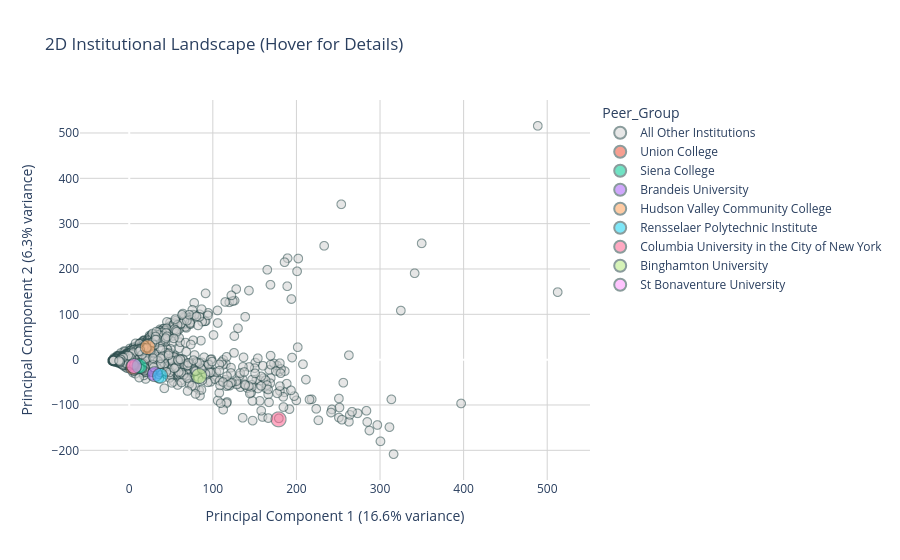

Write notebook code for a chart like this one.
### Code cell
import plotly.express as px

# Plot 2D PCA with highlighted institutions

# Define the institutions to highlight by unitid 
highlight_unitids = [196866, # Union
                     165015, # Brandeis
                     196079, # Binghamton
                     194824, # RPI
                     195474, # Siena
                     195164, # Saint Bonaventure
                     191719, # HVCC
                     190150] # Columbia University

db_cleaned = db.fillna(0)

cols_to_exclude = ['unitid', 'year', 'institution_name', 'city', 'state', 'carnegie', 'sector', 'control']
numeric_cols = [col for col in db_cleaned.columns if col not in cols_to_exclude and pd.api.types.is_numeric_dtype(db_cleaned[col])]

X = db_cleaned[numeric_cols].copy()

X = db_cleaned[numeric_cols].copy()
scaler = StandardScaler()
X_scaled = scaler.fit_transform(X)

pca_2d = PCA(n_components=2)
X_pca_2d = pca_2d.fit_transform(X_scaled)

db['PC1'] = X_pca_2d[:, 0]
db['PC2'] = X_pca_2d[:, 1]

db['Peer_Group'] = 'All Other Institutions'
db['Marker_Size'] = 5 

highlight_mask = db['unitid'].isin(highlight_unitids)
db.loc[highlight_mask, 'Peer_Group'] = db['institution_name']
db.loc[highlight_mask, 'Marker_Size'] = 15

db = db.sort_values('Marker_Size')

fig = px.scatter(
    db,
    x='PC1',
    y='PC2',
    color='Peer_Group',
    size='Marker_Size', 
    size_max=15,       
    hover_name='institution_name',
    hover_data={
        'PC1': False,          
        'PC2': False,         
        'Peer_Group': False,  
        'Marker_Size': False,  
        'unitid': True,       
    },
    color_discrete_map={
        'All Other Institutions': 'lightgray'
    },
    title='2D Institutional Landscape (Hover for Details)',
    labels={
        'PC1': f'Principal Component 1 ({pca_2d.explained_variance_ratio_[0]:.1%} variance)',
        'PC2': f'Principal Component 2 ({pca_2d.explained_variance_ratio_[1]:.1%} variance)'
    }
)

fig.update_traces(marker=dict(line=dict(width=1, color='DarkSlateGrey')), opacity=0.8)
fig.update_layout(
    plot_bgcolor='white',
    xaxis=dict(showgrid=True, gridcolor='lightgray', scaleratio=1),
    yaxis=dict(showgrid=True, gridcolor='lightgray', scaleratio=1),
)

fig.show()

### Figure 1 — Plotly figure (JSON) as saved in the notebook; plotly's stock layout.template omitted (floating-point values rounded to 4 significant figures; data arrays with more than 128 entries replaced by an {"elided": "..."} marker saying what was removed)
{"data": [{"customdata": {"elided": "6155x3 mixed values"}, "hovertemplate": "<b>%{hovertext}</b><br><br>unitid=%{customdata[2]}<extra></extra>", "hovertext": {"elided": "6155 str values"}, "legendgroup": "All Other Institutions", "marker": {"color": "lightgray", "line": {"color": "DarkSlateGrey", "width": 1}, "size": {"elided": "6155 int values"}, "sizemode": "area", "sizeref": 0.06667, "symbol": "circle"}, "mode": "markers", "name": "All Other Institutions", "opacity": 0.8, "showlegend": true, "type": "scattergl", "x": {"elided": "6155 float values"}, "xaxis": "x", "y": {"elided": "6155 float values"}, "yaxis": "y"}, {"customdata": [["Union College", 15, 196866]], "hovertemplate": "<b>%{hovertext}</b><br><br>unitid=%{customdata[2]}<extra></extra>", "hovertext": ["Union College"], "legendgroup": "Union College", "marker": {"color": "#EF553B", "line": {"color": "DarkSlateGrey", "width": 1}, "size": [15], "sizemode": "area", "sizeref": 0.06667, "symbol": "circle"}, "mode": "markers", "name": "Union College", "opacity": 0.8, "showlegend": true, "type": "scattergl", "x": [4.593], "xaxis": "x", "y": [-17.1], "yaxis": "y"}, {"customdata": [["Siena College", 15, 195474]], "hovertemplate": "<b>%{hovertext}</b><br><br>unitid=%{customdata[2]}<extra></extra>", "hovertext": ["Siena College"], "legendgroup": "Siena College", "marker": {"color": "#00cc96", "line": {"color": "DarkSlateGrey", "width": 1}, "size": [15], "sizemode": "area", "sizeref": 0.06667, "symbol": "circle"}, "mode": "markers", "name": "Siena College", "opacity": 0.8, "showlegend": true, "type": "scattergl", "x": [12.31], "xaxis": "x", "y": [-14.37], "yaxis": "y"}, {"customdata": [["Brandeis University", 15, 165015]], "hovertemplate": "<b>%{hovertext}</b><br><br>unitid=%{customdata[2]}<extra></extra>", "hovertext": ["Brandeis University"], "legendgroup": "Brandeis University", "marker": {"color": "#ab63fa", "line": {"color": "DarkSlateGrey", "width": 1}, "size": [15], "sizemode": "area", "sizeref": 0.06667, "symbol": "circle"}, "mode": "markers", "name": "Brandeis University", "opacity": 0.8, "showlegend": true, "type": "scattergl", "x": [30.46], "xaxis": "x", "y": [-32.0], "yaxis": "y"}, {"customdata": [["Hudson Valley Community College", 15, 191719]], "hovertemplate": "<b>%{hovertext}</b><br><br>unitid=%{customdata[2]}<extra></extra>", "hovertext": ["Hudson Valley Community College"], "legendgroup": "Hudson Valley Community College", "marker": {"color": "#FFA15A", "line": {"color": "DarkSlateGrey", "width": 1}, "size": [15], "sizemode": "area", "sizeref": 0.06667, "symbol": "circle"}, "mode": "markers", "name": "Hudson Valley Community College", "opacity": 0.8, "showlegend": true, "type": "scattergl", "x": [22.06], "xaxis": "x", "y": [27.45], "yaxis": "y"}, {"customdata": [["Rensselaer Polytechnic Institute", 15, 194824]], "hovertemplate": "<b>%{hovertext}</b><br><br>unitid=%{customdata[2]}<extra></extra>", "hovertext": ["Rensselaer Polytechnic Institute"], "legendgroup": "Rensselaer Polytechnic Institute", "marker": {"color": "#19d3f3", "line": {"color": "DarkSlateGrey", "width": 1}, "size": [15], "sizemode": "area", "sizeref": 0.06667, "symbol": "circle"}, "mode": "markers", "name": "Rensselaer Polytechnic Institute", "opacity": 0.8, "showlegend": true, "type": "scattergl", "x": [36.91], "xaxis": "x", "y": [-35.6], "yaxis": "y"}, {"customdata": [["Columbia University in the City of New York", 15, 190150]], "hovertemplate": "<b>%{hovertext}</b><br><br>unitid=%{customdata[2]}<extra></extra>", "hovertext": ["Columbia University in the City of New York"], "legendgroup": "Columbia University in the City of New York", "marker": {"color": "#FF6692", "line": {"color": "DarkSlateGrey", "width": 1}, "size": [15], "sizemode": "area", "sizeref": 0.06667, "symbol": "circle"}, "mode": "markers", "name": "Columbia University in the City of New York", "opacity": 0.8, "showlegend": true, "type": "scattergl", "x": [178.6], "xaxis": "x", "y": [-131.7], "yaxis": "y"}, {"customdata": [["Binghamton University", 15, 196079]], "hovertemplate": "<b>%{hovertext}</b><br><br>unitid=%{customdata[2]}<extra></extra>", "hovertext": ["Binghamton University"], "legendgroup": "Binghamton University", "marker": {"color": "#B6E880", "line": {"color": "DarkSlateGrey", "width": 1}, "size": [15], "sizemode": "area", "sizeref": 0.06667, "symbol": "circle"}, "mode": "markers", "name": "Binghamton University", "opacity": 0.8, "showlegend": true, "type": "scattergl", "x": [83.64], "xaxis": "x", "y": [-36.21], "yaxis": "y"}, {"customdata": [["St Bonaventure University", 15, 195164]], "hovertemplate": "<b>%{hovertext}</b><br><br>unitid=%{customdata[2]}<extra></extra>", "hovertext": ["St Bonaventure University"], "legendgroup": "St Bonaventure University", "marker": {"color": "#FF97FF", "line": {"color": "DarkSlateGrey", "width": 1}, "size": [15], "sizemode": "area", "sizeref": 0.06667, "symbol": "circle"}, "mode": "markers", "name": "St Bonaventure University", "opacity": 0.8, "showlegend": true, "type": "scattergl", "x": [5.796], "xaxis": "x", "y": [-14.1], "yaxis": "y"}], "layout": {"legend": {"itemsizing": "constant", "title": {"text": "Peer_Group"}, "tracegroupgap": 0}, "plot_bgcolor": "white", "title": {"text": "2D Institutional Landscape (Hover for Details)"}, "xaxis": {"anchor": "y", "domain": [0, 1], "gridcolor": "lightgray", "scaleratio": 1, "showgrid": true, "title": {"text": "Principal Component 1 (16.6% variance)"}}, "yaxis": {"anchor": "x", "domain": [0, 1], "gridcolor": "lightgray", "scaleratio": 1, "showgrid": true, "title": {"text": "Principal Component 2 (6.3% variance)"}}}}
